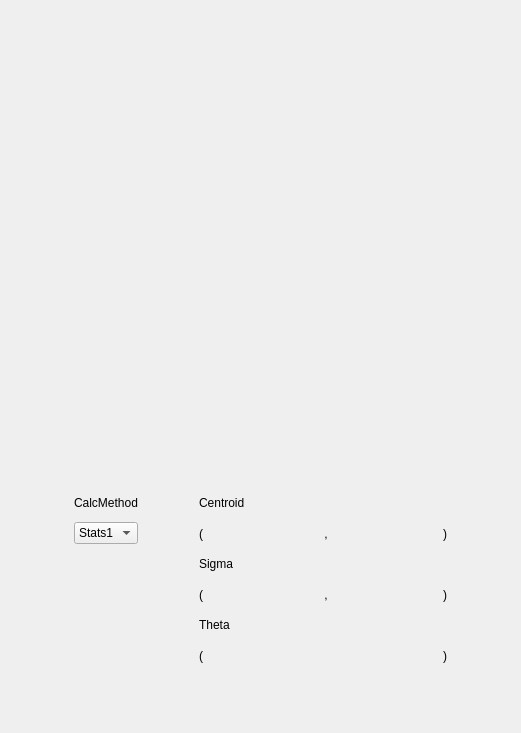
     <widget class="QWidget" name="Scrn3">
      <attribute name="title">
       <string> Scrn 3  </string>
      </attribute>
      <layout class="QVBoxLayout" name="verticalLayout_10">
       <item>
        <spacer name="verticalSpacer_14">
         <property name="orientation">
          <enum>Qt::Vertical</enum>
         </property>
         <property name="sizeHint" stdset="0">
          <size>
           <width>20</width>
           <height>40</height>
          </size>
         </property>
        </spacer>
       </item>
       <item>
        <widget class="QWidget" name="widget_Scrn3" native="true">
         <property name="minimumSize">
          <size>
           <width>0</width>
           <height>0</height>
          </size>
         </property>
         <layout class="QVBoxLayout" name="verticalLayout_9">
          <property name="leftMargin">
           <number>0</number>
          </property>
          <property name="topMargin">
           <number>0</number>
          </property>
          <property name="rightMargin">
           <number>0</number>
          </property>
          <property name="bottomMargin">
           <number>0</number>
          </property>
          <item>
           <widget class="PyDMImageView" name="PyDMImageView_Scrn3">
            <property name="minimumSize">
             <size>
              <width>499</width>
              <height>390</height>
             </size>
            </property>
            <property name="maximumSize">
             <size>
              <width>499</width>
              <height>390</height>
             </size>
            </property>
            <property name="toolTip">
             <string/>
            </property>
            <property name="whatsThis">
             <string/>
            </property>
            <property name="imageChannel" stdset="0">
             <string>ca://TS-04:DI-Scrn-2:&amp;&amp;dataarray$$</string>
            </property>
            <property name="widthChannel" stdset="0">
             <string>ca://TS-04:DI-Scrn-2:$$width$$</string>
            </property>
           </widget>
          </item>
          <item>
           <spacer name="verticalSpacer_15">
            <property name="orientation">
             <enum>Qt::Vertical</enum>
            </property>
            <property name="sizeHint" stdset="0">
             <size>
              <width>20</width>
              <height>40</height>
             </size>
            </property>
           </spacer>
          </item>
          <item>
           <widget class="QWidget" name="widget_Calculations_Scrn3" native="true">
            <layout class="QGridLayout" name="gridLayout_72">
             <item row="1" column="3" colspan="6">
              <widget class="QLabel" name="label_Centroid_Scrn3">
               <property name="text">
                <string>Centroid</string>
               </property>
              </widget>
             </item>
             <item row="2" column="1">
              <widget class="PyDMEnumComboBox" name="PyDMEnumComboBox_CalcMethod_Scrn3">
               <property name="enabled">
                <bool>true</bool>
               </property>
               <property name="sizePolicy">
                <sizepolicy hsizetype="Preferred" vsizetype="Maximum">
                 <horstretch>0</horstretch>
                 <verstretch>0</verstretch>
                </sizepolicy>
               </property>
               <property name="toolTip">
                <string/>
               </property>
               <property name="whatsThis">
                <string/>
               </property>
               <item>
                <property name="text">
                 <string>Stats1</string>
                </property>
               </item>
               <item>
                <property name="text">
                 <string>Stats2</string>
                </property>
               </item>
              </widget>
             </item>
             <item row="2" column="7">
              <widget class="QFrame" name="frame_CentroidY_Scrn3">
               <property name="minimumSize">
                <size>
                 <width>100</width>
                 <height>35</height>
                </size>
               </property>
               <property name="frameShape">
                <enum>QFrame::NoFrame</enum>
               </property>
               <property name="frameShadow">
                <enum>QFrame::Raised</enum>
               </property>
               <widget class="PyDMLabel" name="PyDMLabel_Stats1CentroidY_Scrn3">
                <property name="geometry">
                 <rect>
                  <x>10</x>
                  <y>10</y>
                  <width>80</width>
                  <height>18</height>
                 </rect>
                </property>
                <property name="toolTip">
                 <string/>
                </property>
                <property name="whatsThis">
                 <string/>
                </property>
               </widget>
               <widget class="PyDMLabel" name="PyDMLabel_Stats2CentroidY_Scrn3">
                <property name="geometry">
                 <rect>
                  <x>10</x>
                  <y>10</y>
                  <width>80</width>
                  <height>18</height>
                 </rect>
                </property>
                <property name="toolTip">
                 <string/>
                </property>
                <property name="whatsThis">
                 <string/>
                </property>
               </widget>
              </widget>
             </item>
             <item row="6" column="8">
              <widget class="QLabel" name="label_1_43">
               <property name="styleSheet">
                <string notr="true">font: 14pt &quot;Ubuntu&quot;;</string>
               </property>
               <property name="text">
                <string>)</string>
               </property>
              </widget>
             </item>
             <item row="2" column="6">
              <widget class="QLabel" name="label_1_44">
               <property name="styleSheet">
                <string notr="true">font: 14pt &quot;Ubuntu&quot;;</string>
               </property>
               <property name="text">
                <string> , </string>
               </property>
              </widget>
             </item>
             <item row="4" column="8">
              <widget class="QLabel" name="label_1_45">
               <property name="styleSheet">
                <string notr="true">font: 14pt &quot;Ubuntu&quot;;</string>
               </property>
               <property name="text">
                <string>)</string>
               </property>
              </widget>
             </item>
             <item row="4" column="3">
              <widget class="QLabel" name="label_1_46">
               <property name="styleSheet">
                <string notr="true">font: 14pt &quot;Ubuntu&quot;;</string>
               </property>
               <property name="text">
                <string>(</string>
               </property>
              </widget>
             </item>
             <item row="2" column="4">
              <widget class="QFrame" name="frame_CentroidX_Scrn3">
               <property name="minimumSize">
                <size>
                 <width>100</width>
                 <height>35</height>
                </size>
               </property>
               <property name="frameShape">
                <enum>QFrame::NoFrame</enum>
               </property>
               <property name="frameShadow">
                <enum>QFrame::Raised</enum>
               </property>
               <widget class="PyDMLabel" name="PyDMLabel_Stats2CentroidX_Scrn3">
                <property name="geometry">
                 <rect>
                  <x>10</x>
                  <y>10</y>
                  <width>80</width>
                  <height>18</height>
                 </rect>
                </property>
                <property name="toolTip">
                 <string/>
                </property>
                <property name="whatsThis">
                 <string/>
                </property>
               </widget>
               <widget class="PyDMLabel" name="PyDMLabel_Stats1CentroidX_Scrn3">
                <property name="geometry">
                 <rect>
                  <x>10</x>
                  <y>10</y>
                  <width>80</width>
                  <height>18</height>
                 </rect>
                </property>
                <property name="toolTip">
                 <string/>
                </property>
                <property name="whatsThis">
                 <string/>
                </property>
               </widget>
              </widget>
             </item>
             <item row="5" column="3" colspan="6">
              <widget class="QLabel" name="label_Theta_Scrn3">
               <property name="text">
                <string>Theta</string>
               </property>
              </widget>
             </item>
             <item row="4" column="7">
              <widget class="QFrame" name="frame_SigmaY_Scrn3">
               <property name="minimumSize">
                <size>
                 <width>100</width>
                 <height>35</height>
                </size>
               </property>
               <property name="frameShape">
                <enum>QFrame::NoFrame</enum>
               </property>
               <property name="frameShadow">
                <enum>QFrame::Raised</enum>
               </property>
               <widget class="PyDMLabel" name="PyDMLabel_Stats2SigmaY_Scrn3">
                <property name="geometry">
                 <rect>
                  <x>10</x>
                  <y>10</y>
                  <width>80</width>
                  <height>18</height>
                 </rect>
                </property>
                <property name="toolTip">
                 <string/>
                </property>
                <property name="whatsThis">
                 <string/>
                </property>
               </widget>
               <widget class="PyDMLabel" name="PyDMLabel_Stats1SigmaY_Scrn3">
                <property name="geometry">
                 <rect>
                  <x>10</x>
                  <y>10</y>
                  <width>80</width>
                  <height>18</height>
                 </rect>
                </property>
                <property name="toolTip">
                 <string/>
                </property>
                <property name="whatsThis">
                 <string/>
                </property>
               </widget>
              </widget>
             </item>
             <item row="6" column="4" colspan="4">
              <widget class="QFrame" name="frame_Orientation_Scrn3">
               <property name="minimumSize">
                <size>
                 <width>100</width>
                 <height>35</height>
                </size>
               </property>
               <property name="frameShape">
                <enum>QFrame::NoFrame</enum>
               </property>
               <property name="frameShadow">
                <enum>QFrame::Raised</enum>
               </property>
               <widget class="PyDMLabel" name="PyDMLabel_Stats2Orientation_Scrn3">
                <property name="geometry">
                 <rect>
                  <x>80</x>
                  <y>10</y>
                  <width>80</width>
                  <height>18</height>
                 </rect>
                </property>
                <property name="toolTip">
                 <string/>
                </property>
                <property name="whatsThis">
                 <string/>
                </property>
                <property name="alignment">
                 <set>Qt::AlignCenter</set>
                </property>
               </widget>
               <widget class="PyDMLabel" name="PyDMLabel_Stats1Orientation_Scrn3">
                <property name="geometry">
                 <rect>
                  <x>80</x>
                  <y>10</y>
                  <width>80</width>
                  <height>18</height>
                 </rect>
                </property>
                <property name="toolTip">
                 <string/>
                </property>
                <property name="whatsThis">
                 <string/>
                </property>
                <property name="alignment">
                 <set>Qt::AlignCenter</set>
                </property>
               </widget>
              </widget>
             </item>
             <item row="6" column="3">
              <widget class="QLabel" name="label_1_47">
               <property name="styleSheet">
                <string notr="true">font: 14pt &quot;Ubuntu&quot;;</string>
               </property>
               <property name="text">
                <string>(</string>
               </property>
              </widget>
             </item>
             <item row="3" column="3" colspan="6">
              <widget class="QLabel" name="label_Sigma_Scrn3">
               <property name="text">
                <string>Sigma</string>
               </property>
              </widget>
             </item>
             <item row="2" column="3">
              <widget class="QLabel" name="label_1_48">
               <property name="styleSheet">
                <string notr="true">font: 14pt &quot;Ubuntu&quot;;</string>
               </property>
               <property name="text">
                <string>(</string>
               </property>
              </widget>
             </item>
             <item row="2" column="8">
              <widget class="QLabel" name="label_1_49">
               <property name="styleSheet">
                <string notr="true">font: 14pt &quot;Ubuntu&quot;;</string>
               </property>
               <property name="text">
                <string>)</string>
               </property>
              </widget>
             </item>
             <item row="4" column="4">
              <widget class="QFrame" name="frame_SigmaX_Scrn3">
               <property name="minimumSize">
                <size>
                 <width>100</width>
                 <height>35</height>
                </size>
               </property>
               <property name="frameShape">
                <enum>QFrame::NoFrame</enum>
               </property>
               <property name="frameShadow">
                <enum>QFrame::Raised</enum>
               </property>
               <widget class="PyDMLabel" name="PyDMLabel_Stats2SigmaX_Scrn3">
                <property name="geometry">
                 <rect>
                  <x>10</x>
                  <y>10</y>
                  <width>80</width>
                  <height>18</height>
                 </rect>
                </property>
                <property name="toolTip">
                 <string/>
                </property>
                <property name="whatsThis">
                 <string/>
                </property>
               </widget>
               <widget class="PyDMLabel" name="PyDMLabel_Stats1SigmaX_Scrn3">
                <property name="geometry">
                 <rect>
                  <x>10</x>
                  <y>10</y>
                  <width>80</width>
                  <height>18</height>
                 </rect>
                </property>
                <property name="toolTip">
                 <string/>
                </property>
                <property name="whatsThis">
                 <string/>
                </property>
               </widget>
              </widget>
             </item>
             <item row="4" column="6">
              <widget class="QLabel" name="label_1_50">
               <property name="styleSheet">
                <string notr="true">font: 14pt &quot;Ubuntu&quot;;</string>
               </property>
               <property name="text">
                <string> , </string>
               </property>
              </widget>
             </item>
             <item row="2" column="0">
              <spacer name="horizontalSpacer_17">
               <property name="orientation">
                <enum>Qt::Horizontal</enum>
               </property>
               <property name="sizeHint" stdset="0">
                <size>
                 <width>40</width>
                 <height>20</height>
                </size>
               </property>
              </spacer>
             </item>
             <item row="2" column="2">
              <spacer name="horizontalSpacer_16">
               <property name="orientation">
                <enum>Qt::Horizontal</enum>
               </property>
               <property name="sizeHint" stdset="0">
                <size>
                 <width>40</width>
                 <height>20</height>
                </size>
               </property>
              </spacer>
             </item>
             <item row="1" column="1">
              <widget class="QLabel" name="label_CalcMethod_Scrn3">
               <property name="text">
                <string>CalcMethod</string>
               </property>
              </widget>
             </item>
             <item row="2" column="9">
              <spacer name="horizontalSpacer_18">
               <property name="orientation">
                <enum>Qt::Horizontal</enum>
               </property>
               <property name="sizeHint" stdset="0">
                <size>
                 <width>40</width>
                 <height>20</height>
                </size>
               </property>
              </spacer>
             </item>
            </layout>
           </widget>
          </item>
         </layout>
        </widget>
       </item>
       <item>
        <spacer name="verticalSpacer_16">
         <property name="orientation">
          <enum>Qt::Vertical</enum>
         </property>
         <property name="sizeHint" stdset="0">
          <size>
           <width>20</width>
           <height>40</height>
          </size>
         </property>
        </spacer>
       </item>
      </layout>
     </widget>
